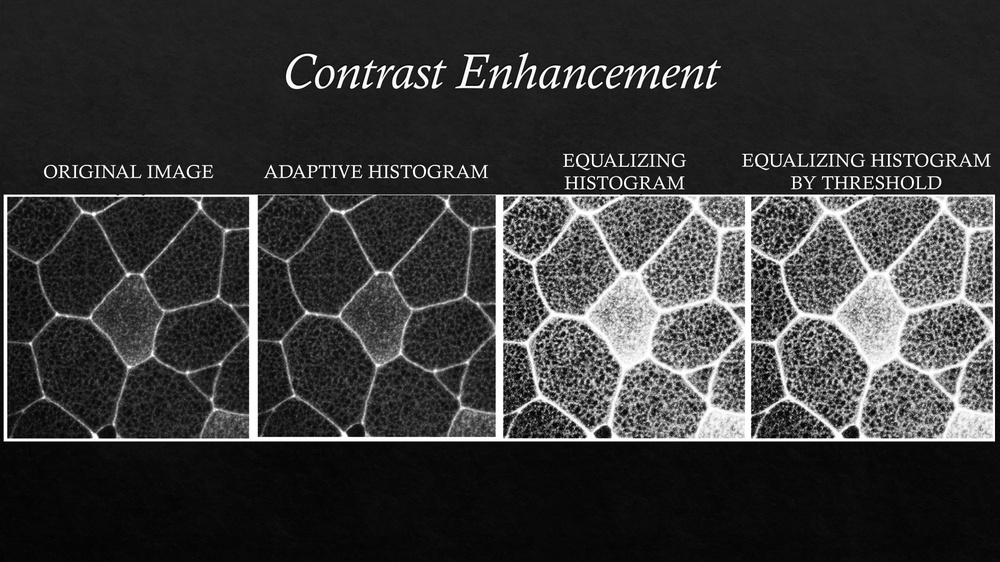
%> input picture Image Preparation/Examples/Contrast.jpg, 1000 x 562 px, shrunk from 4000 x 2250 before the run
$ octave Segment_Basal_Body.m   (GNU Octave 9; MATLAB toolbox functions it lacks are replaced by stand-ins)
%> lines starting %> are read from the running program, lines starting %| are printed output that depends on the picture; in (x1, y1, x2, y2) boxes, pixels count from 0 and x2, y2 are one past the last pixel; in counts of white or black regions, pixels touching at a corner belong together; the program's own positions count from 1
[file1,path1] = uigetfile({'*.tif';'*.tiff';'*.jpg';'*.png'},'Select membrane image');
%> the answer given: ../Image Preparation/Examples/Contrast.jpg
I = imread([path1,file1]);
%> I is the input picture: size 562x1000x3 uint8; min 0, max 255, mean 56.8
SE = strel('disk',10);
I1 = imtophat(I,SE);
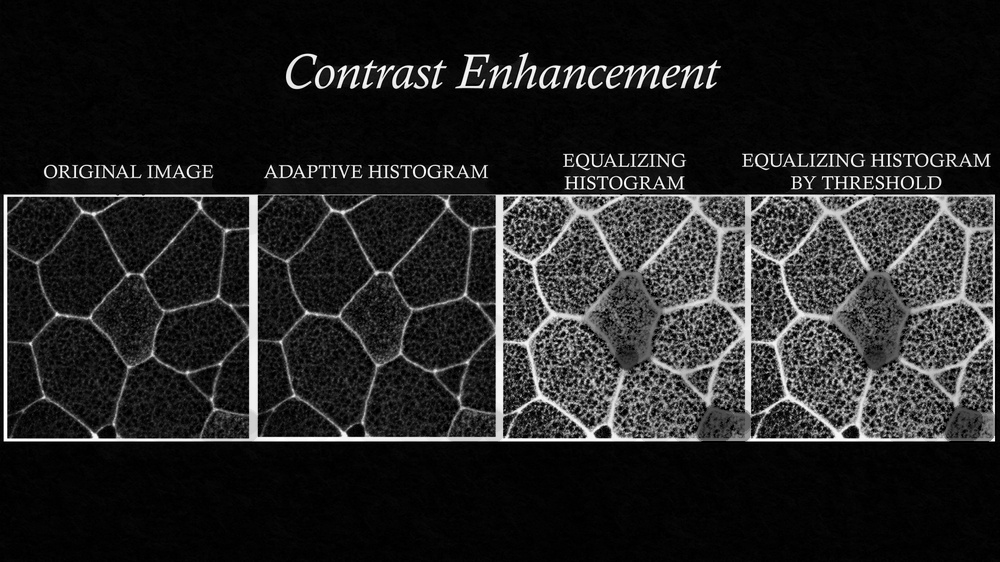
%> I1: size 562x1000x3 uint8; min 0, max 255, mean 36
h = imbinarize(I1);
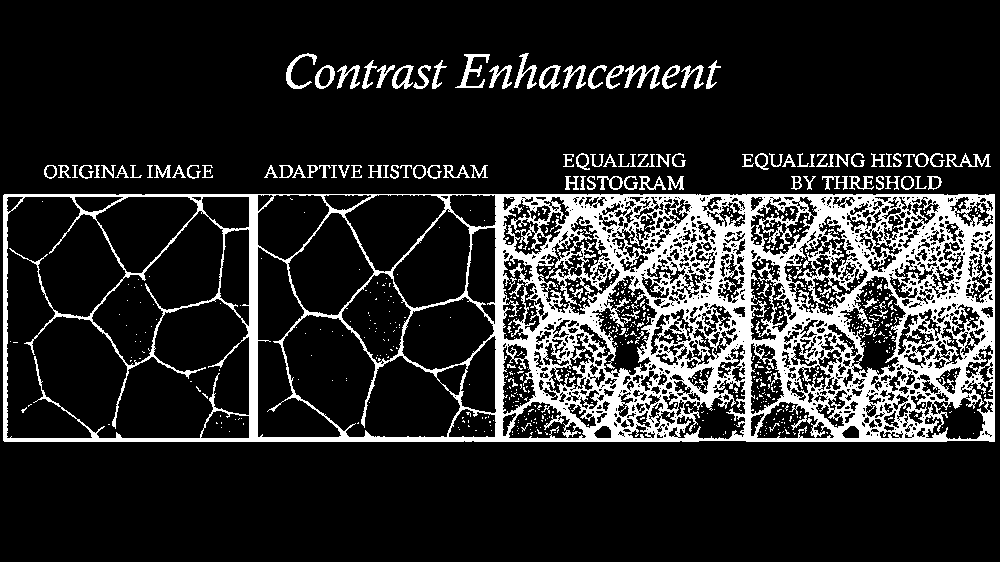
%> h: size 562x1000x3 logical; 16.3% white; 765 white regions (647 under 20 px), largest, box (x1, y1, x2, y2) and area: (3, 194, 995, 442) 79059, (624, 65, 660, 89) 365, (455, 54, 490, 88) 363
%> (the run ends here)

$ run again, on Image Preparation/Examples/Subtracted.jpg
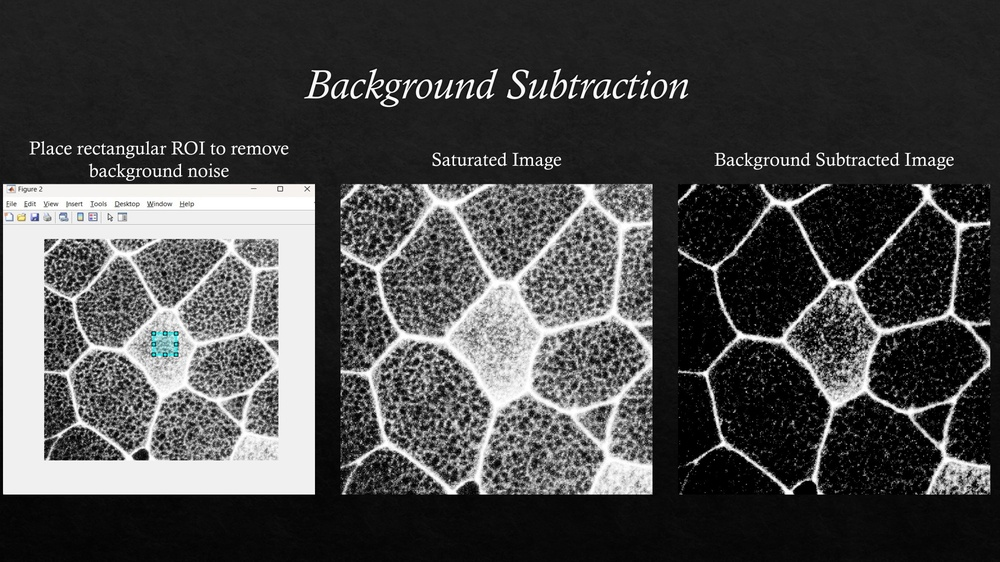
%> input picture Image Preparation/Examples/Subtracted.jpg, 1000 x 562 px, shrunk from 4000 x 2250 before the run
%> I is the input picture: size 562x1000x3 uint8; mean R, G, B 73.2, 73.3, 73.3
%> `I1 = imtophat(I,SE);`:
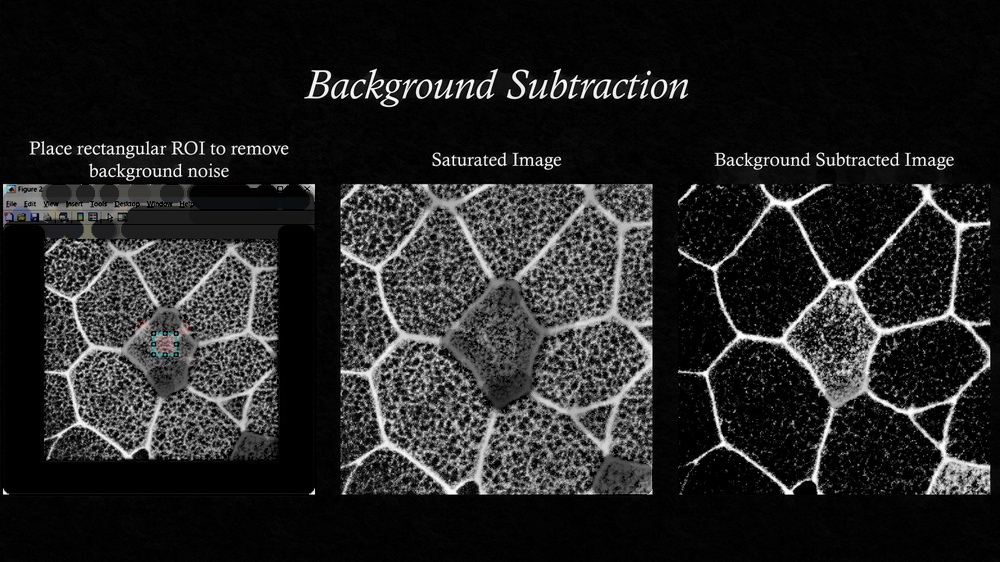
%> I1: size 562x1000x3 uint8; mean R, G, B 36.1, 36.1, 36.1
%> `h = imbinarize(I1);`:
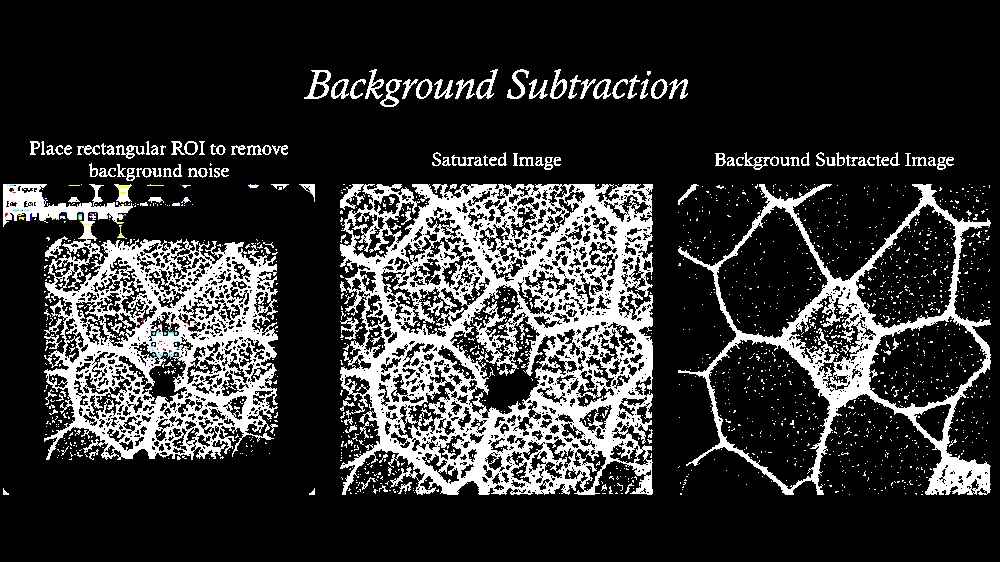
%> h: size 562x1000x3 logical; mean R, G, B 0.198, 0.198, 0.198
